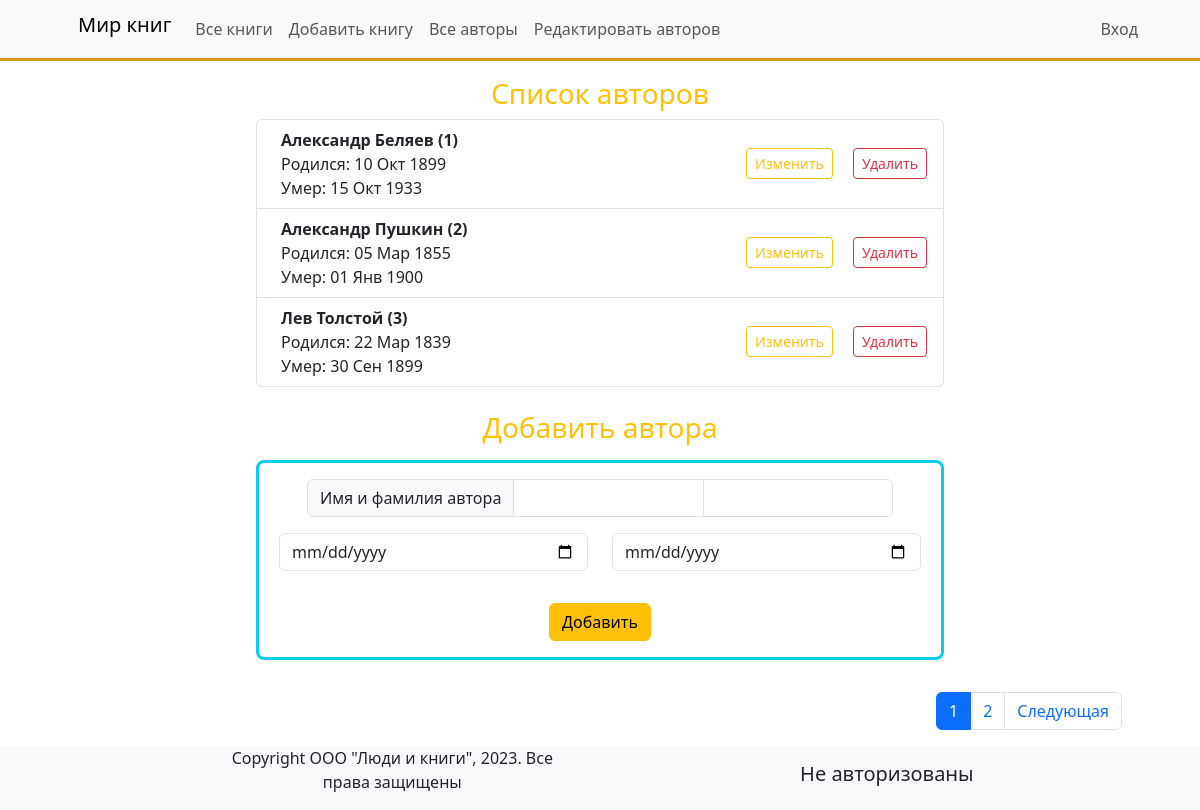
Page /authors_add/ on the committed database.
### catalog/models.py (models this page shows, shortened)
class Author(models.Model):
    first_name = models.CharField(max_length=100, help_text='Введите имя автора',
                                  verbose_name='Имя автора')
    last_name = models.CharField(max_length=100, help_text='Введите фамилию автора',
                                 verbose_name='Фамилия автора')
    date_of_birth = models.DateField(help_text='Введите дату рождения', verbose_name='Дата рождения',
                                     null=True, blank=True)
    date_of_death = models.DateField(help_text='Введите дату смерти', verbose_name='Дата смерти',
                                     null=True, blank=True)
    class Meta:
        verbose_name = 'Автор'
        verbose_name_plural = 'Авторы'

### catalog/views.py (the view)
# urls.py: path('authors_add/', views.authors_add, name='authors-add'),
def authors_add(request):
    authors = Author.objects.all()
    pagin_authors = Paginator(authors, per_page=3)
    page_number = request.GET.get('page')
    page_obj = pagin_authors.get_page(page_number)
    return render(request, template_name='authors_add.html',
                  context={"authors": authors, 'page_object': page_obj})

### catalog/templates/authors_add.html (shortened to what this page needs)
{% extends 'base.html' %}
{% block content %}
    <div class="container px-5 py-3">
        <div class="row justify-content-center">
            <div class="col-md-8">
                <h3 class="text-center text-warning">Список авторов</h3>
                <ol class="list-group">
                    {% for author in page_object %}
                        <li class="list-group-item d-flex justify-content-between align-items-center">
                            <div class="ms-2 me-auto">
                                <div class="fw-bold">{{ author.first_name }} {{ author.last_name }} ({{ author.id }})
                                </div>
                                <span>Родился: {{ author.date_of_birth|date:'d M Y' }}</span>
                                {% if author.date_of_death %}
                                    <br>
                                    <span>Умер: {{ author.date_of_death|date:'d M Y' }}</span>
                                {% endif %}
                            </div>
                            <div class="text-center">
                                <a href="{% url 'catalog:edit' author.pk %}" class="btn btn-sm btn-outline-warning me-2">Изменить</a>
                                <a href="{% url 'catalog:delete' author.pk %}" class="btn btn-sm btn-outline-danger ms-2">Удалить</a>
                            </div>
                        </li>
                    {% endfor %}
                </ol>
            </div>
            <div class="col-8">
                <h3 class="text-center text-warning mt-4">Добавить автора</h3>
                <form action="{% url 'catalog:create' %}" method="post"
                      class="border border-3 rounded-3 border-info my-3">
                    <div class="input-group my-3 px-1 px-lg-5">
                        <span class="input-group-text">Имя и фамилия автора</span>
                        <input type="text" name="first_name" aria-label="Имя" class="form-control" required>
                        <input type="text" name="last_name" aria-label="Фамилия" class="form-control" required>
                    </div>
                    <div class="row my-3 mx-2">
                        <div class="col-lg py-3 py-sm-3 py-md-3 py-lg-0">
                            <input type="date" name="date_of_birth" class="form-control" required>
                        </div>
                        <div class="col-lg py-3 py-sm-3 py-md-3 py-lg-0">
                            <input type="date" name="date_of_death" class="form-control">
                        </div>
                    </div>
                    <div class="row justify-content-center py-3">
                        <div class="col text-center">
                            <button type="submit"
                                    class="btn btn-warning ">Добавить
                            </button>
                        </div>
                    </div>
                </form>
            </div>
        </div>
    </div>
    {% if page_object.paginator %}
        <div class="container px-5">
            <nav>
                <ul class="pagination justify-content-end">
                    {% for p in page_object.paginator %}
                        <li class="page-item"><a
                                class="page-link {% if p.number == page_object.number %}active{% endif %} "
                                href="{{ request.path }}?page={{ p.number }}">{{ p.number }}</a></li>
                    {% endfor %}
                    {% if page_object.has_next %}
                        <li class="page-item">
                            <a class="page-link" href="{{ request.path }}?page={{ page_object.next_page_number }}">Следующая</a>
                        </li>
                    {% endif %}
                </ul>
            </nav>
        </div>
    {% endif %}
{% endblock %}

### rows in the picture
Author: first_name "Александр", last_name "Беляев", id "1", date_of_birth "10 Окт 1899", date_of_death "15 Окт 1933"
Author: first_name "Александр", last_name "Пушкин", id "2", date_of_birth "05 Мар 1855", date_of_death "01 Янв 1900"
Author: first_name "Лев", last_name "Толстой", id "3", date_of_birth "22 Мар 1839", date_of_death "30 Сен 1899"

### other values in the picture
{{ p.number }} "1" "2"
